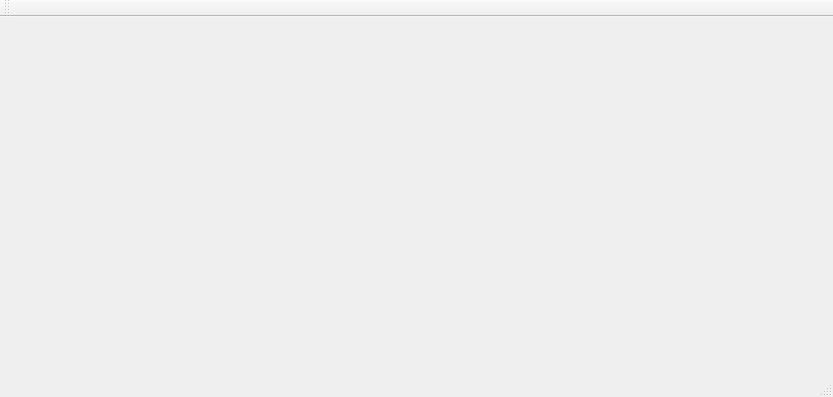
<?xml version="1.0" encoding="UTF-8"?>
<ui version="4.0">
 <class>MenuClass</class>
 <widget class="QMainWindow" name="MenuClass">
  <property name="geometry">
   <rect>
    <x>0</x>
    <y>0</y>
    <width>833</width>
    <height>397</height>
   </rect>
  </property>
  <property name="windowTitle">
   <string>Menu</string>
  </property>
  <widget class="QWidget" name="centralWidget"/>
  <widget class="QMenuBar" name="menuBar">
   <property name="geometry">
    <rect>
     <x>0</x>
     <y>0</y>
     <width>833</width>
     <height>21</height>
    </rect>
   </property>
  </widget>
  <widget class="QToolBar" name="mainToolBar">
   <attribute name="toolBarArea">
    <enum>TopToolBarArea</enum>
   </attribute>
   <attribute name="toolBarBreak">
    <bool>false</bool>
   </attribute>
  </widget>
  <widget class="QStatusBar" name="statusBar"/>
 </widget>
 <layoutdefault spacing="6" margin="11"/>
 <resources>
  <include location="menu.qrc"/>
 </resources>
 <connections/>
</ui>
